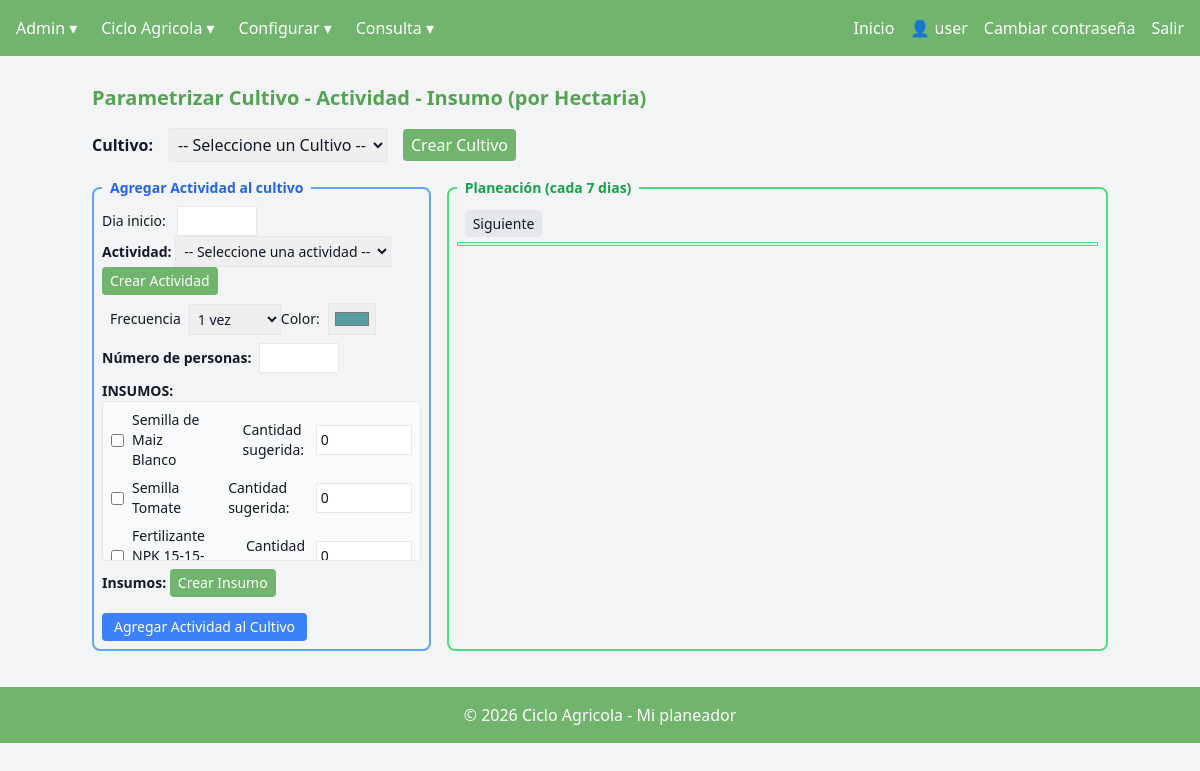
Page /parametrizar_cultivo/ (signed in) on the committed database.
### managecultivo/models.py (models this page shows, shortened)
class Insumo(models.Model):
    TIPOS = [
        ("fertilizante", "Fertilizante"),
        ("semilla", "Semilla"),
        ("herramienta", "Herramienta"),
    ]
    id_insumo = models.BigAutoField(primary_key=True)
    descripcion = models.CharField(max_length=100)
    cantidad_existente = models.FloatField()
    tipo = models.CharField(max_length=20, choices=TIPOS, default="fertilizante")
    registrado_por = models.ForeignKey(User, on_delete=models.SET_NULL, null=True, blank=True, related_name="fk_insumos")

### managecultivo/views/v_parametrizar.py (the view, shortened to what this page needs)
# urls.py: path("parametrizar_cultivo/", views.parametrizar_cultivo, name="parametrizar_cultivo"),
@login_required
def parametrizar_cultivo(request):
    cultivo_id = request.GET.get("cultivo")
    semana_actual = int(request.GET.get("semana", 1))  # semana seleccionada, por defecto 1
    actividades = []
    cultivo_seleccionado = None
    semanas = []
    actividades_planeadas = []
    context = {
        "cultivos": Cultivo.objects.all(),
        "actividades_lista": Actividad.objects.all(),
        "unidades": UnidadTiempo.objects.all(),
        "insumos": Insumo.objects.all(),
        "actividades": actividades,
        "cultivo_seleccionado": cultivo_seleccionado,
        "semanas": semanas,
        "semana_actual": semana_actual,
        "actividades_planeadas": actividades_planeadas,
    }
    return render(request, "parametrizar_cultivo.html", context)

### managecultivo/templatetags/grupos.py (called while the page is built)
@register.filter(name='has_group')
def has_group(user, group_name):
    return user.groups.filter(name=group_name).exists()

### managecultivo/templates/parametrizar_cultivo.html (shortened to what this page needs)
{% extends "base_dashboard.html" %}
{% block dashboard_content %}
<h2 class="text-xl font-bold mb-4 text-[var(--focus)]">
  Parametrizar Cultivo - Actividad - Insumo (por Hectaria)
</h2>
<form method="post" action="{% url 'crear_actividadcultivo' %}">
<div class="mb-4 flex items-center space-x-4">
  <label for="cultivo"><strong>Cultivo:</strong></label>
  <select id="cultivo" name="id_cultivo" class="border p-1" required
          onchange="window.location.href='?cultivo=' + this.value;">
    <option value="" disabled selected>-- Seleccione un Cultivo --</option>
  </select>
  <button type="button"
          onclick="document.getElementById('modalCrearCultivo').classList.remove('hidden')"
          class="bg-[var(--primary)] hover:bg-[var(--focus)] text-[var(--secondary)] px-2 py-1 rounded">
    Crear Cultivo
  </button>
</div>
  <div class="flex space-x-4 text-sm">
  <fieldset class="border-2 border-blue-400 rounded-lg p-2 mb-2 w-1/3">
    <legend class="px-2 text-blue-600 font-semibold">Agregar Actividad al cultivo </legend>
    <label class="mr-2">Dia inicio:</label>
    <input type="number" name="dia_inicio" class="border p-1 w-20" required>
    <div class="mb-2">
      <label><strong>Actividad:</strong></label>
      <select id="actividad" name="id_actividad" class="border p-1" required>
        <option value="" disabled selected>-- Seleccione una actividad --</option>
      </select>
      <button type="button"
              onclick="document.getElementById('modalCrearActividad').classList.remove('hidden')"
              class="bg-[var(--primary)] hover:bg-[var(--focus)] text-[var(--secondary)] px-2 py-1 rounded">
        Crear Actividad
      </button>
    </div>
    <div class="mb-2 flex items-center">
      <span class="mx-2">Frecuencia</span>
      <select name="frecuencia" class="border p-1">
        {% for unidad in unidades %}
          <option value="{{ unidad.id }}">{{ unidad.descripcion }}</option>
        {% endfor %}
      </select>
      <label class="mr-2">Color:</label>
      <input type="color" name="color" class="border p-1 w-12 h-8" value="#579DA2">
    </div>
    <div class="mb-2 flex items-center">
      <label class="mr-2"><strong>Número de personas:</strong></label>
      <input type="number" name="numero_personas" class="border p-1 w-20" required>
    </div>
    <label class="mr-2"><strong>INSUMOS:</strong></label>
    <div class="mb-2 border rounded p-2 h-40 overflow-y-scroll bg-gray-50">
      <div class="space-y-2">
        {% for insumo in insumos %}
          <div class="flex items-center">
            <input type="checkbox" name="insumos" value="{{ insumo.id_insumo }}" class="mr-2">
            <span class="mr-2">{{ insumo.descripcion }}</span>
            <label class="ml-6 mr-2">Cantidad sugerida:</label>
            <input type="number" step="0.01" name="cantidad_{{ insumo.id_insumo }}"
                   placeholder="Cantidad sugerida" class="border p-1 w-24" value="0">
          </div>
        {% endfor %}
      </div>
    </div>
    <div class="mb-2">
      <label><strong>Insumos:</strong></label>
      <button type="button"
              onclick="document.getElementById('modalCrearInsumo').classList.remove('hidden')"
              class="bg-[var(--primary)] hover:bg-[var(--focus)] text-[var(--secondary)] px-2 py-1 rounded">
        Crear Insumo
      </button>
    </div>
    <div class="mt-4">
      <button type="submit" class="bg-blue-500 text-white px-3 py-1 rounded">
        Agregar Actividad al Cultivo
      </button>
    </div>
  </fieldset>
  <fieldset class="border-2 border-green-400 rounded-lg p-2 mb-2 flex-1">
    <legend class="px-2 text-green-600 font-semibold">Planeación (cada 7 dias)</legend>
    <div class="p-2">
      <a href="?cultivo={{ cultivo_seleccionado.id_cultivo }}&semana={{ semana_actual|add:"1" }}"
        class="bg-gray-200 px-2 py-1 rounded">Siguiente</a>
    </div>
    <table class="w-full border">
      <thead class="bg-green-100">
        <tr>
          <th class="w-12 text-center"></th>
          <th class="w-12 text-center"></th>
          <th class="w-12 text-center"></th>
          <th class="w-12 text-center"></th>
          <th class="w-12 text-center"></th>
          <th class="w-12 text-center"></th>
          <th class="w-12 text-center"></th>
        </tr>
      </thead>
    </table>
  </fieldset>
</div>
</form>
{% endblock %}

### managecultivo/templates/base_dashboard.html (shortened to what this page needs)
{% extends "base.html" %}
{% load grupos %}
{% load static %}
{% block navbar %}
<nav class="bg-[var(--primary)] p-4 text-[var(--secondary)] p-4 flex justify-between">
  <ul class="flex space-x-6">
    {% if user.is_authenticated %}
        {% if user|has_group:"Administrador" %}
            <li class="group relative">
                <span class="cursor-pointer">Admin ▾</span>
            </li>
            <li class="group relative">
                <span class="cursor-pointer"> Ciclo Agricola ▾</span>
            </li>
            <li class="group relative">
                <span class="cursor-pointer">Configurar ▾</span>
            </li>
            <li class="group relative">
                <span class="cursor-pointer">Consulta ▾</span>
            </li>
        {% endif %}
    {% endif %}
  </ul>
  <ul class="flex space-x-4">
    {% if user.is_authenticated %}
        <li><a href="{% url 'bienvenida' %}" class="hover:underline ">Inicio</a></li>
        <li class="text-m text-[var(--secondary)]">👤 {{ user.username }}</li>
        <li><a href="{% url 'password_change' %}" class="hover:underline">Cambiar contraseña</a></li>
        <li><a href="{% url 'logout' %}" class="hover:underline">Salir</a></li>
    {% endif %}
  </ul>
</nav>
{% endblock %}
{% block content %}
<div class="mt-6">
    {% block dashboard_content %}{% endblock %}
</div>
{% endblock %}

### managecultivo/static/css/style.css (style rules this page uses)
:root { --primary: #70b46d; --secondary: #ffffff; --focus: #54a351; --edit: #fdc321; --editFocus: #e0ac1d; --cancel: #bdb8ae; --cancelFocus: #797571; --celdasel:#058af7; --celdanor:#0f0f0f; }
nav { background-color: var(--primary); color: var(--secondary); }

### rows in the picture
Insumo: descripcion "Semilla de Maiz Blanco"
Insumo: descripcion "Semilla Tomate"
Insumo: descripcion "Fertilizante NPK…"

### other values in the picture
{{ user.username }} "user"
form field frecuencia "1 vez"
